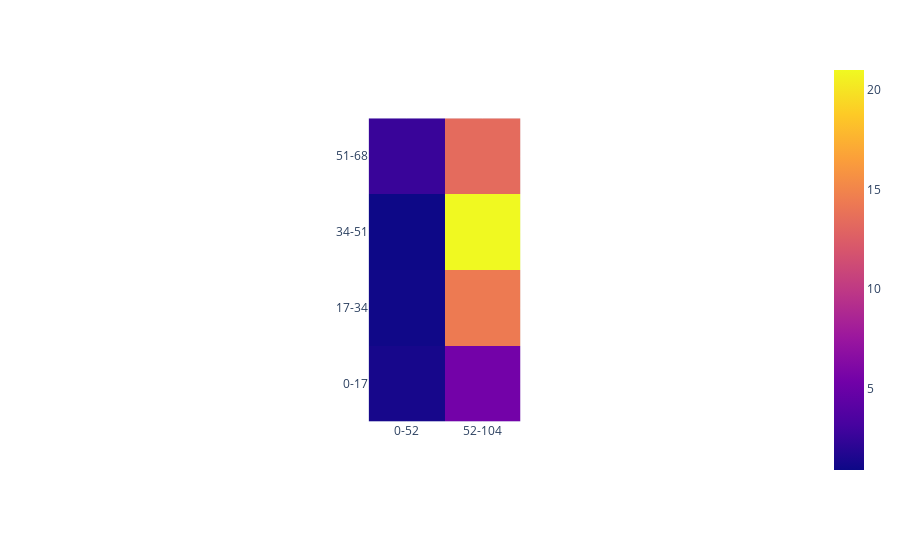

Here is the notebook cell this chart was saved with:
### Code cell
pcolorplotter(rrrl_regionwisevaep)

### Figure 1 — Plotly figure (JSON) as saved in the notebook; plotly's stock layout.template omitted (floating-point values rounded to 4 significant figures)
{"data": [{"coloraxis": "coloraxis", "hovertemplate": "x: %{x}<br>y: %{y}<br>color: %{z}<extra></extra>", "type": "heatmap", "x": ["0-52", "52-104"], "y": ["51-68", "34-51", "17-34", "0-17"], "z": [[2.608, 13.39], [0.902, 21.01], [1.022, 14.37], [1.297, 5.444]]}], "layout": {"autosize": true, "coloraxis": {"colorscale": [[0, "#0d0887"], [0.1111, "#46039f"], [0.2222, "#7201a8"], [0.3333, "#9c179e"], [0.4444, "#bd3786"], [0.5556, "#d8576b"], [0.6667, "#ed7953"], [0.7778, "#fb9f3a"], [0.8889, "#fdca26"], [1, "#f0f921"]]}, "margin": {"t": 60}, "xaxis": {"autorange": true, "constrain": "domain", "domain": [0.396, 0.604], "range": [-0.5, 1.5], "scaleanchor": "y", "type": "category"}, "yaxis": {"autorange": true, "constrain": "domain", "domain": [0, 1], "range": [3.5, -0.5], "type": "category"}}}
